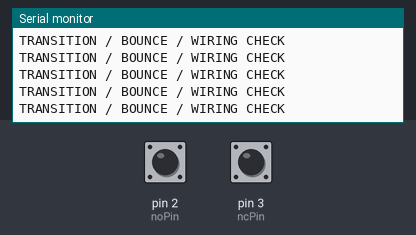
A sketch run on a simulated Arduino Uno, built with avr-gcc and run on an emulated ATmega328P. Shown: the last lines printed to the serial monitor. The test bench sets the inputs (shaded band); at power-on: pin 2 (noPin) HIGH, pin 3 (ncPin) HIGH.

Above: at 1.7 s.
1.8 s: pin 2 (noPin) pulled LOW for 0.15 s
At 1.82 s:
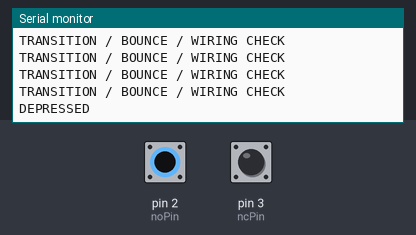
4.9 s: pin 3 (ncPin) pulled LOW for 0.15 s
At 4.94 s:
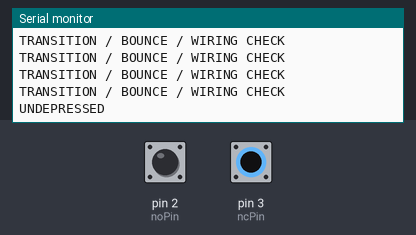
6.5 s: pin 3 (ncPin) driven LOW
At 6.6 s:
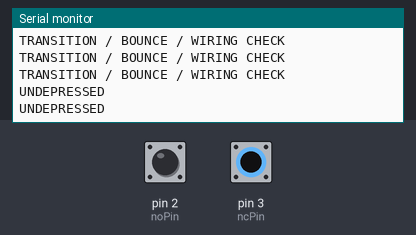

Measured:
- after the input at 1.8 s, the serial monitor: prints a new line at once (image 1)
- after the input at 4.9 s, the serial monitor: prints a new line at once (image 2)

The sketch:

arduinoPrintLeverStateToSerial.ino
```cpp
// void setup() {
//   Serial.begin(115200);
// }

// void loop() {
//   Serial.println("Arduino is running");
//   delay(1000);
// }

const int noPin = 2;   // switch NO terminal
const int ncPin = 3;   // switch NC terminal

void setup() {
  pinMode(noPin, INPUT_PULLUP);
  pinMode(ncPin, INPUT_PULLUP);

  Serial.begin(115200);
  delay(500);
  Serial.println("Lever switch test starting...");
}

void loop() {
  bool noClosed = (digitalRead(noPin) == LOW);
  bool ncClosed = (digitalRead(ncPin) == LOW);

  if (noClosed && !ncClosed) {
    Serial.println("DEPRESSED");
  }
  else if (!noClosed && ncClosed) {
    Serial.println("UNDEPRESSED");
  }
  else {
    Serial.println("TRANSITION / BOUNCE / WIRING CHECK");
  }

  delay(50);
}
```
